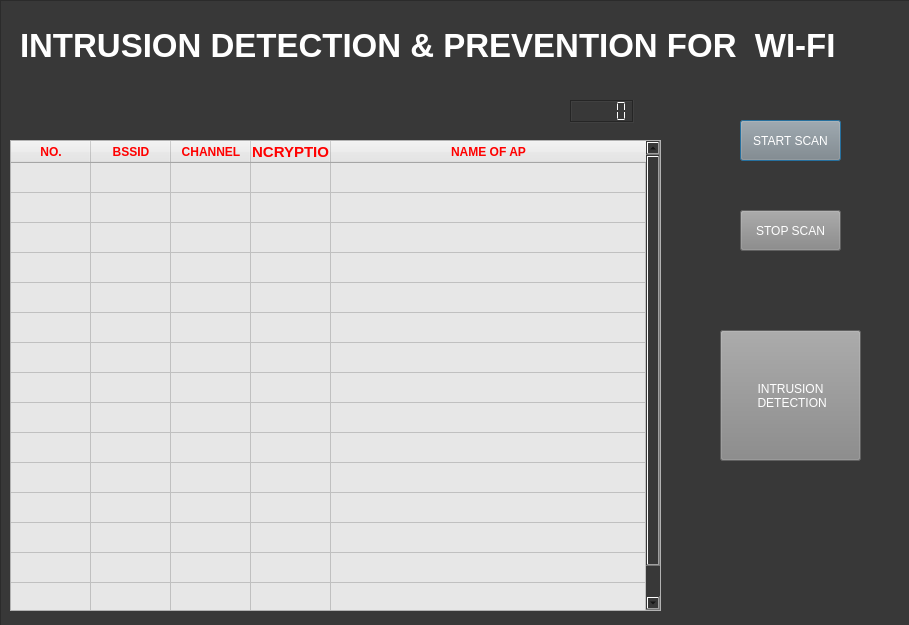
<?xml version="1.0" encoding="UTF-8"?>
<ui version="4.0">
 <class>Dialog</class>
 <widget class="QDialog" name="Dialog">
  <property name="geometry">
   <rect>
    <x>0</x>
    <y>0</y>
    <width>909</width>
    <height>625</height>
   </rect>
  </property>
  <property name="sizePolicy">
   <sizepolicy hsizetype="Fixed" vsizetype="Preferred">
    <horstretch>0</horstretch>
    <verstretch>0</verstretch>
   </sizepolicy>
  </property>
  <property name="windowTitle">
   <string>Dialog</string>
  </property>
  <widget class="QFrame" name="scan_frame">
   <property name="geometry">
    <rect>
     <x>0</x>
     <y>0</y>
     <width>911</width>
     <height>631</height>
    </rect>
   </property>
   <property name="autoFillBackground">
    <bool>false</bool>
   </property>
   <property name="styleSheet">
    <string notr="true">background-color: rgb(56, 56, 56);</string>
   </property>
   <property name="frameShape">
    <enum>QFrame::StyledPanel</enum>
   </property>
   <property name="frameShadow">
    <enum>QFrame::Raised</enum>
   </property>
   <widget class="QTableWidget" name="mon_table">
    <property name="geometry">
     <rect>
      <x>10</x>
      <y>140</y>
      <width>651</width>
      <height>471</height>
     </rect>
    </property>
    <property name="sizePolicy">
     <sizepolicy hsizetype="Fixed" vsizetype="Fixed">
      <horstretch>0</horstretch>
      <verstretch>0</verstretch>
     </sizepolicy>
    </property>
    <property name="styleSheet">
     <string notr="true">background-color: rgb(231, 231, 231);
color: rgb(255, 0, 0);</string>
    </property>
    <property name="autoScroll">
     <bool>false</bool>
    </property>
    <property name="dragEnabled">
     <bool>false</bool>
    </property>
    <property name="wordWrap">
     <bool>false</bool>
    </property>
    <property name="cornerButtonEnabled">
     <bool>true</bool>
    </property>
    <property name="rowCount">
     <number>15</number>
    </property>
    <property name="columnCount">
     <number>5</number>
    </property>
    <attribute name="horizontalHeaderVisible">
     <bool>true</bool>
    </attribute>
    <attribute name="horizontalHeaderCascadingSectionResizes">
     <bool>false</bool>
    </attribute>
    <attribute name="horizontalHeaderDefaultSectionSize">
     <number>80</number>
    </attribute>
    <attribute name="horizontalHeaderMinimumSectionSize">
     <number>31</number>
    </attribute>
    <attribute name="horizontalHeaderStretchLastSection">
     <bool>true</bool>
    </attribute>
    <attribute name="verticalHeaderVisible">
     <bool>false</bool>
    </attribute>
    <row/>
    <row/>
    <row/>
    <row/>
    <row/>
    <row/>
    <row/>
    <row/>
    <row/>
    <row/>
    <row/>
    <row/>
    <row/>
    <row/>
    <row/>
    <column>
     <property name="text">
      <string>NO.</string>
     </property>
     <property name="font">
      <font>
       <weight>75</weight>
       <bold>true</bold>
      </font>
     </property>
     <property name="background">
      <color>
       <red>111</red>
       <green>111</green>
       <blue>0</blue>
      </color>
     </property>
    </column>
    <column>
     <property name="text">
      <string>BSSID</string>
     </property>
     <property name="font">
      <font>
       <weight>75</weight>
       <bold>true</bold>
      </font>
     </property>
    </column>
    <column>
     <property name="text">
      <string>CHANNEL</string>
     </property>
     <property name="font">
      <font>
       <weight>75</weight>
       <bold>true</bold>
      </font>
     </property>
    </column>
    <column>
     <property name="text">
      <string>ENCRYPTION</string>
     </property>
     <property name="font">
      <font>
       <pointsize>11</pointsize>
       <weight>75</weight>
       <bold>true</bold>
       <kerning>true</kerning>
      </font>
     </property>
    </column>
    <column>
     <property name="text">
      <string>NAME OF AP</string>
     </property>
     <property name="font">
      <font>
       <weight>75</weight>
       <bold>true</bold>
      </font>
     </property>
    </column>
    <item row="0" column="0">
     <property name="text">
      <string/>
     </property>
     <property name="toolTip">
      <string/>
     </property>
     <property name="flags">
      <set>ItemIsSelectable|ItemIsEditable|ItemIsDragEnabled|ItemIsUserCheckable|ItemIsEnabled</set>
     </property>
    </item>
   </widget>
   <widget class="QPushButton" name="mon_start_button">
    <property name="geometry">
     <rect>
      <x>740</x>
      <y>120</y>
      <width>101</width>
      <height>41</height>
     </rect>
    </property>
    <property name="styleSheet">
     <string notr="true">color: rgb(255, 255, 255);
background-color: rgb(135, 135, 135);</string>
    </property>
    <property name="text">
     <string>START SCAN</string>
    </property>
   </widget>
   <widget class="QPushButton" name="ids_start_button">
    <property name="geometry">
     <rect>
      <x>720</x>
      <y>330</y>
      <width>141</width>
      <height>131</height>
     </rect>
    </property>
    <property name="styleSheet">
     <string notr="true">color: rgb(255, 255, 255);
background-color: rgb(135, 135, 135);</string>
    </property>
    <property name="text">
     <string>INTRUSION 
 DETECTION</string>
    </property>
   </widget>
   <widget class="QLabel" name="label">
    <property name="geometry">
     <rect>
      <x>20</x>
      <y>10</y>
      <width>871</width>
      <height>71</height>
     </rect>
    </property>
    <property name="font">
     <font>
      <family>Cantarell</family>
      <pointsize>25</pointsize>
      <weight>75</weight>
      <italic>false</italic>
      <bold>true</bold>
      <underline>false</underline>
      <strikeout>false</strikeout>
      <kerning>false</kerning>
     </font>
    </property>
    <property name="autoFillBackground">
     <bool>false</bool>
    </property>
    <property name="styleSheet">
     <string notr="true">color: rgb(255, 255, 255);</string>
    </property>
    <property name="text">
     <string>INTRUSION DETECTION &amp; PREVENTION FOR  WI-FI</string>
    </property>
    <property name="textFormat">
     <enum>Qt::AutoText</enum>
    </property>
   </widget>
   <widget class="QPushButton" name="mon_stop_button">
    <property name="geometry">
     <rect>
      <x>740</x>
      <y>210</y>
      <width>101</width>
      <height>41</height>
     </rect>
    </property>
    <property name="styleSheet">
     <string notr="true">color: rgb(255, 255, 255);
background-color: rgb(135, 135, 135);</string>
    </property>
    <property name="text">
     <string>STOP SCAN</string>
    </property>
   </widget>
   <widget class="QLCDNumber" name="mon_lcd">
    <property name="geometry">
     <rect>
      <x>570</x>
      <y>100</y>
      <width>64</width>
      <height>23</height>
     </rect>
    </property>
    <property name="autoFillBackground">
     <bool>false</bool>
    </property>
    <property name="styleSheet">
     <string notr="true">color: rgb(255, 255, 255);
</string>
    </property>
    <property name="frameShadow">
     <enum>QFrame::Sunken</enum>
    </property>
    <property name="smallDecimalPoint">
     <bool>false</bool>
    </property>
    <property name="segmentStyle">
     <enum>QLCDNumber::Flat</enum>
    </property>
   </widget>
   <zorder>mon_start_button</zorder>
   <zorder>mon_table</zorder>
   <zorder>ids_start_button</zorder>
   <zorder>label</zorder>
   <zorder>mon_stop_button</zorder>
   <zorder>mon_lcd</zorder>
  </widget>
 </widget>
 <resources/>
 <connections>
  <connection>
   <sender>mon_start_button</sender>
   <signal>pressed()</signal>
   <receiver>mon_table</receiver>
   <slot>update()</slot>
   <hints>
    <hint type="sourcelabel">
     <x>776</x>
     <y>130</y>
    </hint>
    <hint type="destinationlabel">
     <x>643</x>
     <y>168</y>
    </hint>
   </hints>
  </connection>
  <connection>
   <sender>mon_table</sender>
   <signal>itemChanged(QTableWidgetItem*)</signal>
   <receiver>mon_table</receiver>
   <slot>update()</slot>
   <hints>
    <hint type="sourcelabel">
     <x>335</x>
     <y>375</y>
    </hint>
    <hint type="destinationlabel">
     <x>335</x>
     <y>375</y>
    </hint>
   </hints>
  </connection>
  <connection>
   <sender>mon_start_button</sender>
   <signal>toggled(bool)</signal>
   <receiver>mon_stop_button</receiver>
   <slot>setEnabled(bool)</slot>
   <hints>
    <hint type="sourcelabel">
     <x>796</x>
     <y>152</y>
    </hint>
    <hint type="destinationlabel">
     <x>787</x>
     <y>226</y>
    </hint>
   </hints>
  </connection>
 </connections>
</ui>
